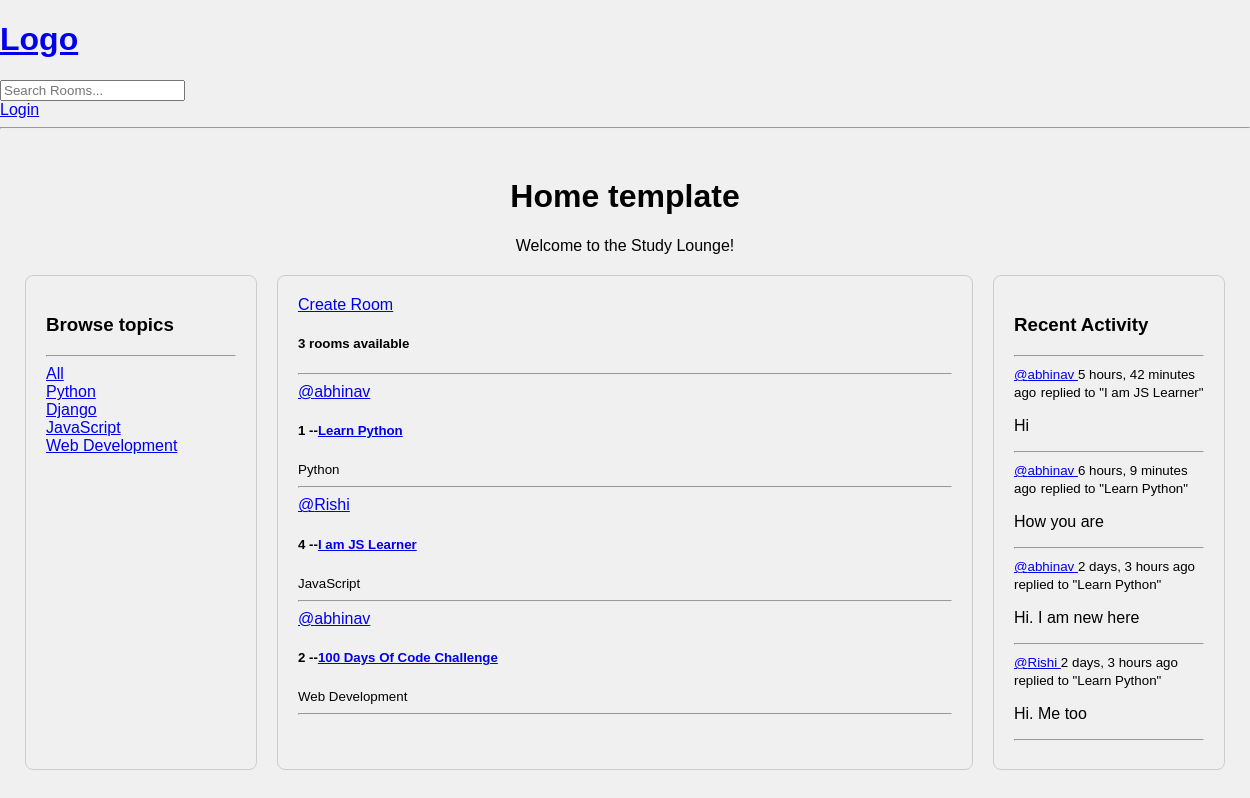
The page / on the database its author committed.
### base/models.py (models this page shows)
class Topic(models.Model):
    name = models.CharField(max_length=200)
    def __str__(self):
        return self.name

class Room(models.Model):
    host = models.ForeignKey(User, on_delete=models.SET_NULL, null=True)
    topic = models.ForeignKey(Topic,on_delete=models.SET_NULL, null=True)
    name = models.CharField(max_length=200)
    description = models.TextField(null=True, blank=True)
    participants = models.ManyToManyField(User, related_name='participants', blank=True)
    updated = models.DateTimeField(auto_now=True)
    created = models.DateTimeField(auto_now_add=True)
    class Meta:
        ordering = ['-updated', '-created']
    def __str__(self):
        return self.name

class Message(models.Model):
    user = models.ForeignKey(User, on_delete=models.CASCADE)
    room = models.ForeignKey(Room, on_delete=models.CASCADE)
    body = models.TextField()
    updated = models.DateTimeField(auto_now=True)
    created = models.DateTimeField(auto_now_add=True)
    class Meta:
        ordering = ['-updated', '-created']
    def __str__(self):
        return self.body[0:50]

### base/views.py (the view)
# urls.py: 2. Add a URL to urlpatterns:  path('', views.home, name='home')
def home(request):
    q = request.GET.get('q') if request.GET.get('q') != None else ''
    rooms = Room.objects.filter(
        Q(topic__name__icontains=q) |
        Q(name__icontains=q) |
        Q(description__icontains=q)
    ).distinct()
    topics = Topic.objects.all()
    room_count = rooms.count()
    room_messages = Message.objects.filter(
        Q(room__topic__name__icontains=q)
    ).distinct()[:5]  # Get the latest 5 messages related to the search query
    context = {'rooms':rooms, 'topics':topics, 'room_count':room_count, 'room_messages':room_messages}
    return render(request, 'base/home.html', context)

### base/templates/base/home.html (shortened to what this page needs)
{% extends 'main.html' %} {% block content %}
<div class="main-container">
  <div class="heading">
    <h1>Home template</h1>
    <p>Welcome to the Study Lounge!</p>
  </div>
  <div class="home-container">
    <div>{% include 'base/topics_component.html' %}</div>
    <div>
      <a href="{% url 'create-room' %}">Create Room</a>
      <h5>{{room_count}} rooms available</h5>
      <hr />
      {%include 'base/feed_component.html'%}
    </div>
    <div>{%include 'base/activity_component.html'%}</div>
  </div>
  {% endblock content%}

### base/templates/base/topics_component.html
<h3>Browse topics</h3>
<hr />
<div>
  <a href="{% url 'home' %}">All</a>
</div>
{% for topic in topics %}
<div>
  <a href="{% url 'home' %}?q={{topic.name}}">{{topic.name}}</a>
</div>
{% endfor %}

### base/templates/base/feed_component.html (shortened to what this page needs)
<div>
  {% for room in rooms %}
  <div>
    <a href="{% url 'user-profile' room.host.id %}">@{{room.host.username}}</a>
    <h5>{{room.id}} --<a href="{% url 'room' room.id%}">{{room.name}}</a></h5>
    <small>{{room.topic}}</small>
    <hr />
  </div>
  {% endfor %}
</div>

### base/templates/base/activity_component.html (shortened to what this page needs)
<h3>Recent Activity</h3>
<hr />
<div>
  {% for message in room_messages %}
  <div>
    <small
      ><a href="{% url 'user-profile' message.user.id %}">@{{message.user}} </a>
      {{message.created | timesince}} ago</small
    >
    <small>replied to "{{message.room}}"</small>
    <p>{{message}}</p>
    <hr />
  </div>
  {% endfor %}
</div>

### static/styles/main.css (style rules this page uses)
body { background-color: #f0f0f0; font-family: Arial, sans-serif; margin: 0; padding: 0; }

### base/templates/base/home.html (style rules this page uses)
.main-container { width: 100%; max-width: 1200px; margin: auto; padding: 20px; }
.heading { text-align: center; margin-bottom: 20px; }
.home-container { display: grid; grid-template-columns: 1fr 3fr 1fr; gap: 20px; }
.home-container > div { padding: 20px; border: 1px solid #ccc; border-radius: 8px; }

### rows shown on the page
Topic: name "Python"
Topic: name "Django"
Topic: name "JavaScript"
Topic: name "Web Development"
Room: host.username "abhinav", id "1", name "Learn Python", topic "Python"
Room: host.username "Rishi", id "4", name "I am JS Learner", topic "JavaScript"
Room: host.username "abhinav", id "2", name "100 Days Of Code Challenge", topic "Web Development"
Message: user "abhinav", created "5 hours, 42 minutes", room "I am JS Learner", body "Hi"
Message: user "abhinav", created "6 hours, 9 minutes", room "Learn Python", body "How you are"
Message: user "abhinav", created "2 days, 3 hours", room "Learn Python", body "Hi. I am new here"
Message: user "Rishi", created "2 days, 3 hours", room "Learn Python", body "Hi. Me too"

### other values the page prints
{{ room_count }} "3"
